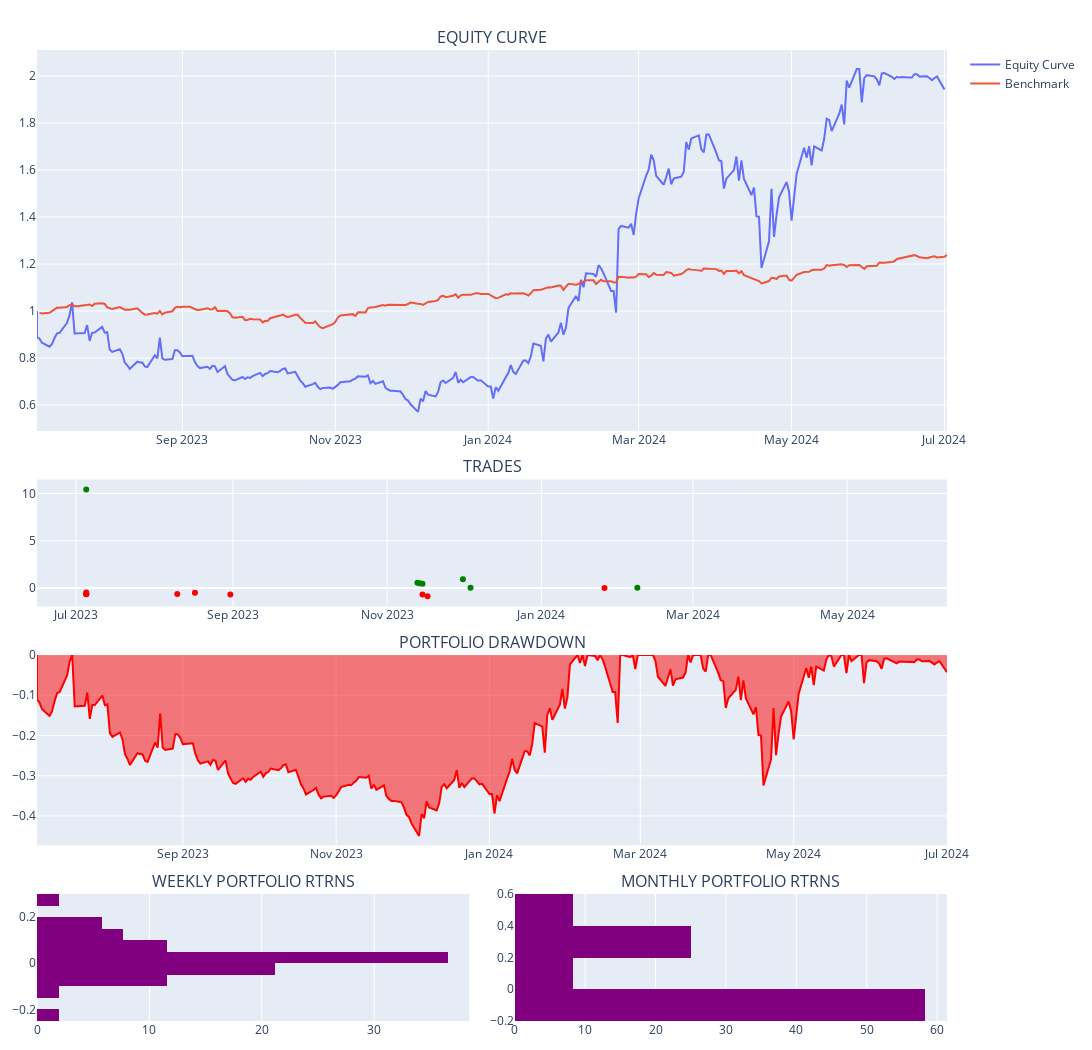

Source (notebook cell):
### Code cell
evb_backtest.portfolio.plot_portfolio()

### Figure 1 — Plotly figure (JSON) as saved in the notebook; plotly's stock layout.template omitted (floating-point values rounded to 4 significant figures; data arrays with more than 128 entries replaced by an {"elided": "..."} marker saying what was removed)
{"data": [{"name": "Equity Curve", "showlegend": true, "type": "scatter", "x": {"elided": "260 str values"}, "xaxis": "x", "y": {"elided": "260 float values"}, "yaxis": "y"}, {"name": "Benchmark", "showlegend": true, "type": "scatter", "x": {"elided": "260 str values"}, "xaxis": "x", "y": {"elided": "260 float values"}, "yaxis": "y"}, {"customdata": [11, 6, 7, 1, 9, 1, 0, 3, 3, 0, 1, 1, 5, 2, 0, 0, 1, 0, 3, 6, 0, 4, 0, 0, 1, 0], "hovertemplate": "<b>%{text}</b><br><br>Date: %{x}<br>Size: %{customdata}<br>PnL: %{y}<br>", "marker": {"color": ["red", "red", "red", "red", "green", "red", "green", "red", "red", "green", "green", "green", "red", "green", "green", "green", "red", "green", "green", "green", "green", "red", "green", "green", "green", "green"]}, "mode": "markers", "name": "Ticker", "showlegend": false, "text": ["TSLA", "AAPL", "MSFT", "AMZN", "NVDA", "BA", "WMT", "TSLA", "AAPL", "INTC", "QCOM", "MSFT", "SBUX", "AMD", "MU", "INTC", "DIS", "AAPL", "BAC", "HD", "BA", "GOOG", "WMT", "DIS", "AMZN", "AAPL"], "type": "scatter", "x": ["2023-07-05T00:00:00", "2023-07-05T00:00:00", "2023-07-05T00:00:00", "2023-07-05T00:00:00", "2023-07-05T00:00:00", "2023-08-10T00:00:00", "2023-08-10T00:00:00", "2023-08-17T00:00:00", "2023-08-31T00:00:00", "2023-09-15T00:00:00", "2023-11-13T00:00:00", "2023-11-14T00:00:00", "2023-11-15T00:00:00", "2023-11-15T00:00:00", "2023-11-16T00:00:00", "2023-11-17T00:00:00", "2023-11-17T00:00:00", "2023-11-22T00:00:00", "2023-12-01T00:00:00", "2023-12-04T00:00:00", "2023-12-04T00:00:00", "2024-01-26T00:00:00", "2024-02-05T00:00:00", "2024-02-07T00:00:00", "2024-02-08T00:00:00", "2024-05-21T00:00:00"], "xaxis": "x2", "y": [-0.6502, -0.4889, -0.6424, -0.6569, 10.4, -0.6413, null, -0.5105, -0.6809, null, 0.5599, 0.4945, -0.6792, 0.4413, null, null, -0.8883, null, 0.9158, 0.01558, null, -0.01516, null, null, 0.02067, null], "yaxis": "y2"}, {"fill": "tozeroy", "line": {"color": "red"}, "name": "Drawdown", "showlegend": false, "type": "scatter", "x": {"elided": "260 str values"}, "xaxis": "x3", "y": {"elided": "260 float values"}, "yaxis": "y3"}, {"histnorm": "percent", "marker": {"color": "purple"}, "showlegend": false, "type": "histogram", "xaxis": "x4", "y": [null, 0.04898, -0.002892, 0.003591, -0.09051, -0.08788, 0.01092, 0.04037, 0.01907, -0.06223, -0.02179, -0.04793, 0.02499, 0.02992, -0.0131, -0.0776, -0.008266, 0.03682, 0.03713, -0.04571, -0.04143, -0.08797, 0.06847, 0.07679, 0.004288, 0.01231, -0.06377, 0.1087, 0.1774, 0.009138, 0.1641, 0.146, 6.661e-16, 0.1736, 0.08628, 0.06471, -0.006968, 0.1089, 0.009613, -0.1074, -0.0004638, -0.2427, 0.2541, 0.06655, 0.07456, 0.03813, 0.1049, 0.02718, 0.004529, -0.00857, 0.001403, 5.004e-05, -0.02785], "yaxis": "y4"}, {"histnorm": "percent", "marker": {"color": "purple"}, "showlegend": false, "type": "histogram", "xaxis": "x5", "y": [null, -0.1172, -0.1221, -0.07486, -0.07417, 0.1391, 0.2749, 0.5725, 0.2385, -0.1395, 0.3297, -0.002633, -0.02785], "yaxis": "y5"}], "layout": {"annotations": [{"font": {"size": 16}, "showarrow": false, "text": "EQUITY CURVE", "x": 0.5, "xanchor": "center", "xref": "paper", "y": 1.0, "yanchor": "bottom", "yref": "paper"}, {"font": {"size": 16}, "showarrow": false, "text": "TRADES", "x": 0.5, "xanchor": "center", "xref": "paper", "y": 0.5577, "yanchor": "bottom", "yref": "paper"}, {"font": {"size": 16}, "showarrow": false, "text": "PORTFOLIO DRAWDOWN", "x": 0.5, "xanchor": "center", "xref": "paper", "y": 0.3769, "yanchor": "bottom", "yref": "paper"}, {"font": {"size": 16}, "showarrow": false, "text": "WEEKLY PORTFOLIO RTRNS", "x": 0.2375, "xanchor": "center", "xref": "paper", "y": 0.1308, "yanchor": "bottom", "yref": "paper"}, {"font": {"size": 16}, "showarrow": false, "text": "MONTHLY PORTFOLIO RTRNS", "x": 0.7625, "xanchor": "center", "xref": "paper", "y": 0.1308, "yanchor": "bottom", "yref": "paper"}], "height": 1050, "hovermode": "x unified", "margin": {"b": 20, "l": 15, "r": 15, "t": 50}, "paper_bgcolor": "WHITE", "width": 1200, "xaxis": {"anchor": "y", "domain": [0, 1]}, "xaxis2": {"anchor": "y2", "domain": [0, 1]}, "xaxis3": {"anchor": "y3", "domain": [0, 1]}, "xaxis4": {"anchor": "y4", "domain": [0, 0.475]}, "xaxis5": {"anchor": "y5", "domain": [0.525, 1]}, "yaxis": {"anchor": "x", "domain": [0.6077, 1.0]}, "yaxis2": {"anchor": "x2", "domain": [0.4269, 0.5577]}, "yaxis3": {"anchor": "x3", "domain": [0.1808, 0.3769]}, "yaxis4": {"anchor": "x4", "domain": [0, 0.1308]}, "yaxis5": {"anchor": "x5", "domain": [0, 0.1308]}}}
